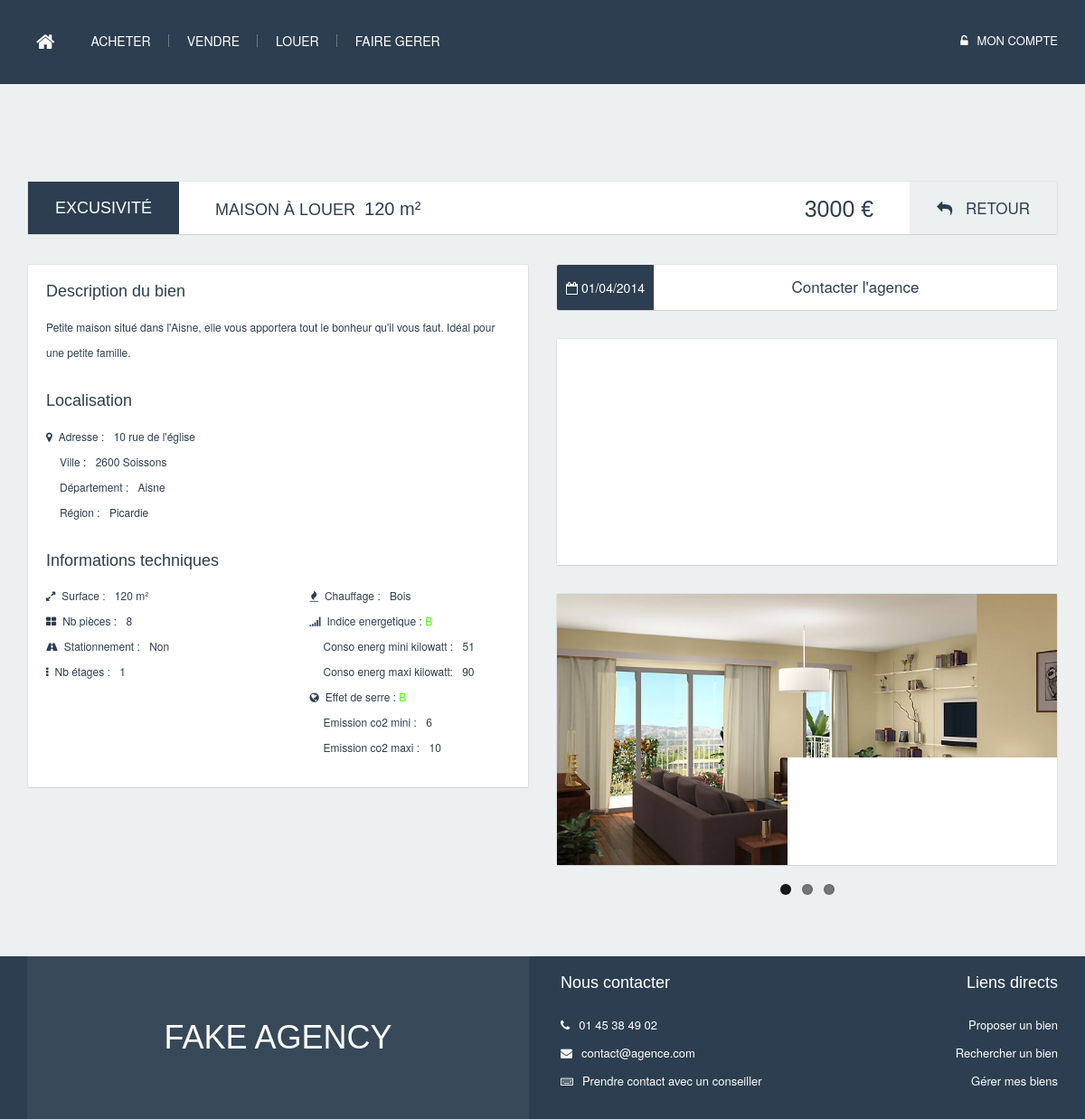
The app's page /visualisation_bien/bien.php?id_bien_immobilier=3, older data.
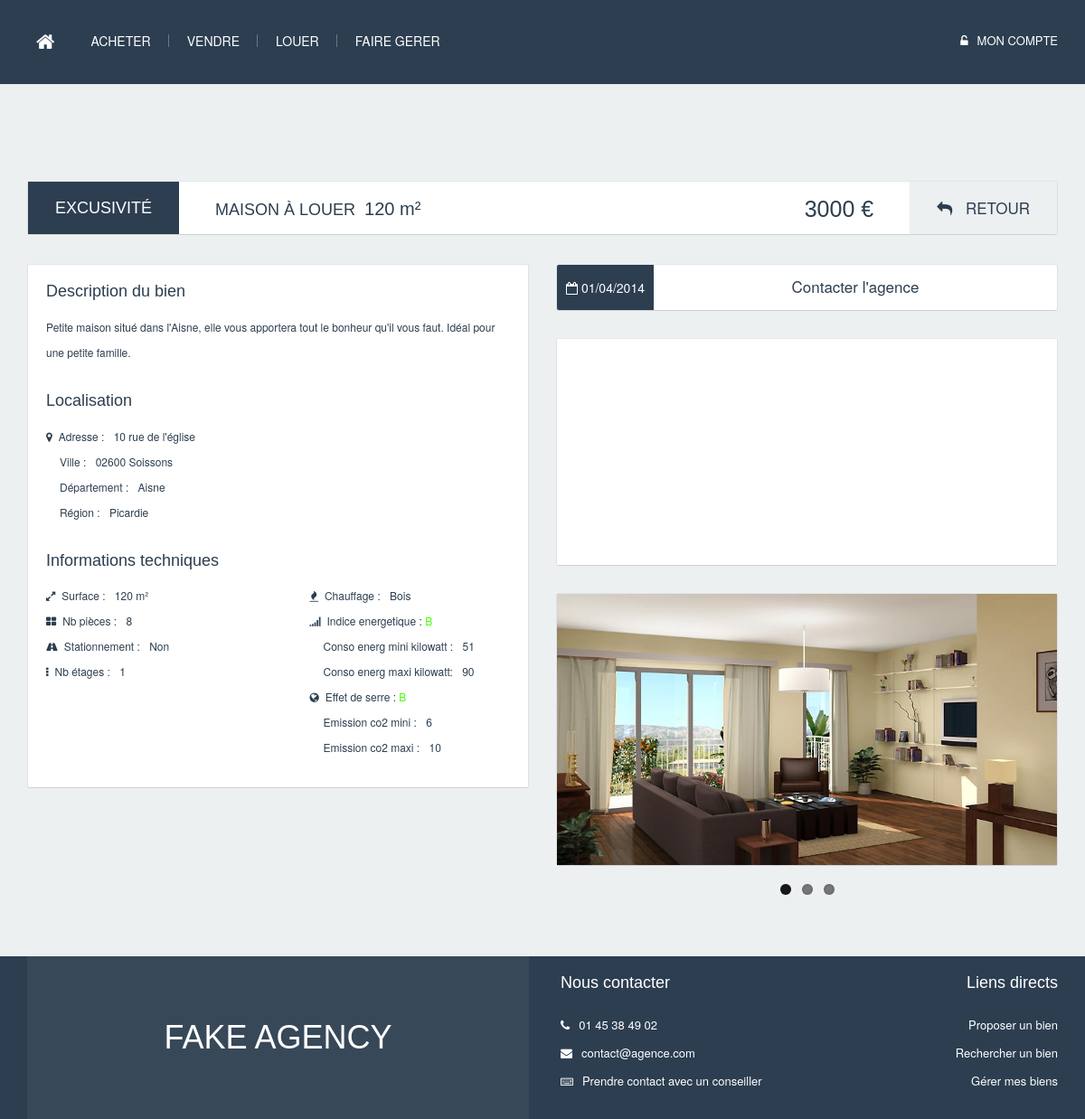
The same page, newer data.
### tables this page shows
CREATE TABLE Adresse(
        id_adresse     int (11) Auto_increment  NOT NULL ,
        code_postal    Varchar (25) ,
        ville          Varchar (255) ,
        rue            Varchar (255) ,
        numero_rue     Int ,
        id_departement Int ,
        PRIMARY KEY (id_adresse )
);

CREATE TABLE Departement(
        id_departement   int (11) Auto_increment  NOT NULL ,
        code_departement char (2) ,
        nom_departement  Varchar (255) ,
        id_region        Int ,
        PRIMARY KEY (id_departement )
);

CREATE TABLE Region(
        id_region  int (11) Auto_increment  NOT NULL ,
        nom_region Varchar (255) ,
        ville_chef Varchar (255) ,
        PRIMARY KEY (id_region )
);

### functions_php/settings/connexion.php (called while the page is built, shortened)
<?php
	final class myPDO{
		private static $mypdo 		= NULL;
		private static $user 		= NULL;
		private static $dsn 		= NULL;
		private static $password 	= NULL;
		private function __construct(){
			$this->pdo = new PDO(self::$dsn, self::$user, self::$password);
			$this->pdo->setAttribute(PDO::ATTR_ERRMODE, PDO::ERRMODE_EXCEPTION);
			$this->pdo->query("SET NAMES UTF8");
		}
		public static function getSingletonPDO(){
			if(is_null(self::$mypdo)){
				self::$mypdo = new myPDO();
			}
			return self::$mypdo->pdo;
		}
		public static function setOptionsDataBase($_dsn,$_user,$_password){
			self::$dsn = $_dsn;
			self::$user = $_user;
			self::$password=$_password;
		}
	}

### functions_php/recherche_biens/search.php (called while the page is built, shortened)
<?php
	require_once(dirname(__FILE__).'/../settings/connexion.php');
	require_once(dirname(__FILE__).'/getUtils.php');
	require_once(dirname(__FILE__).'/getInfos.php');
	function searchBase($opt=NULL){
		$query = <<<SQL
				SELECT DISTINCT
						bien_immobilier.id_bien_immobilier,
						bien_immobilier.prix,
						bien_immobilier.superficie,
						bien_immobilier.nb_pieces,
						bien_immobilier.descriptif,
						bien_immobilier.parking,
						bien_immobilier.nb_etages,
 						bien_immobilier.date_parution,
 						bien_immobilier.id_personne_locataire,
						appartement.etage,
						appartement.ascenseur,
						appartement.numero_appartement,
						maison.superficie_jardin
				FROM    bien_immobilier
						LEFT OUTER JOIN appartement  ON appartement.id_bien_immobilier = bien_immobilier.id_bien_immobilier
						LEFT OUTER JOIN maison    	 ON maison.id_bien_immobilier = bien_immobilier.id_bien_immobilier
						LEFT OUTER JOIN immeuble     ON immeuble.id_bien_immobilier = bien_immobilier.id_bien_immobilier
						LEFT OUTER JOIN garage    	 ON garage.id_bien_immobilier = bien_immobilier.id_bien_immobilier
				WHERE   1=1
SQL;
		if(empty($opt)){
			$query.=" AND bien_immobilier.id_personne_locataire IS NULL ";
		}
		elseif(!empty($opt['id_bien_immobilier']) && is_numeric($opt['id_bien_immobilier'])){
			$query.=" AND bien_immobilier.id_bien_immobilier = {$opt['id_bien_immobilier']} ";
			if(isset($opt['is_for_lambda']) && $opt['is_for_lambda'])
				$query.=' AND bien_immobilier.id_personne_locataire IS NULL';
		}
		elseif (isset($opt['id_personne_proprio']) && !empty($opt['id_personne_proprio'])) {
			$query.=" AND id_personne_proprio = {$opt['id_personne_proprio']} ORDER BY date_parution DESC";
		}
		elseif (isset($opt['id_personne_locataire']) && !empty($opt['id_personne_locataire'])) {
			$query.=" AND id_personne_locataire = {$opt['id_personne_locataire']} ";
		}
		elseif (isset($opt['id_personne_gest']) && !empty($opt['id_personne_gest'])) {
			$query.=" AND id_personne_gest = {$opt['id_personne_gest']} ";
		}
		$stmt = myPDO::getSingletonPDO()->query($query);
		$resultas = array();
		while($ligne = $stmt->fetch()){
			$ligne['infos_conso_energetique'] 	= getInfosConsoEnergetique($ligne['id_bien_immobilier']);
			$ligne['infos_gaz'] 				= getInfosGaz($ligne['id_bien_immobilier']);
			$ligne['infos_chauffage'] 			= getInfosChauffage($ligne['id_bien_immobilier']);
			$ligne['infos_adresse'] 			= getInfosAdresse($ligne['id_bien_immobilier']);
			$ligne['infos_chemins_photos']		= getInfosPhotos($ligne['id_bien_immobilier']);
			$ligne['info_type_achat_location']	= getInfosAchatLocation($ligne['id_bien_immobilier']);
			$ligne['info_type_bien']			= getTypeBien($ligne['id_bien_immobilier']);
			$ligne['infos_personne_gest']		= getInfosGestionnaire($ligne['id_bien_immobilier']);
			$resultas[]=$ligne;
		}
		return $resultas;
	}

### functions_php/recherche_biens/getInfos.php (called while the page is built, shortened)
<?php
	require_once(dirname(__FILE__).'/../settings/connexion.php');
	function getInfosChauffage($id_bien_immobilier){
		$infos_vides=array(	"id_type_chauffage"=>NULL,
							"nom_type_chauffage"=>NULL);
		if($id_bien_immobilier != NULL){
			$stmt = myPDO::getSingletonPDO()->query("SELECT * FROM type_chauffage WHERE id_type_chauffage =
														(SELECT id_type_chauffage FROM bien_immobilier WHERE id_bien_immobilier = $id_bien_immobilier)");
			$infos = $stmt->fetch();
			if($infos)
				return $infos;
		}
		return $infos_vides;
	}
	function getInfosAdresse($id_bien_immobilier){
		$infos_vides=array(	"id_adresse"=>NULL,
							"ville"=>NULL,
							"code_postal"=>NULL,
							"rue"=>NULL,
							"numero_rue"=>NULL,
							"code_departement"=>NULL,
							"nom_departement"=>NULL,
							"nom_region"=>NULL,
							"ville_chef"=>NULL);
		if($id_bien_immobilier != NULL){
			$query="SELECT adr.id_adresse AS id_adresse,
					adr.ville AS ville,
					adr.code_postal AS code_postal,
					adr.rue AS rue,
					adr.numero_rue AS numero_rue,
					dep.code_departement AS code_departement,
					dep.nom_departement AS nom_departement,
					reg.nom_region AS nom_region,
					reg.ville_chef AS ville_chef
			FROM adresse adr, departement dep, region reg
			WHERE 		id_adresse = (SELECT id_adresse FROM bien_immobilier WHERE id_bien_immobilier = $id_bien_immobilier)
																	   AND	adr.id_departement = dep.id_departement
																	   AND  dep.id_region = reg.id_region";
			$stmt = myPDO::getSingletonPDO()->query($query);
			$infos = $stmt->fetch();
			if($infos)
				return $infos;
		}
		return $infos_vides;
	}
	function getInfosGaz($id_bien_immobilier){
		$infos_vides=array(	"id_gaz"=>NULL,
							"nom_gaz"=>NULL,
							"emission_kilo_co2_an_mcarre_mini"=>NULL,
							"emission_kilo_co2_an_mcarre_maxi"=>NULL);
		if($id_bien_immobilier != NULL){
			$stmt = myPDO::getSingletonPDO()->query("SELECT * FROM gaz_a_effet_de_serre_classe WHERE id_gaz =
														(SELECT id_gaz FROM bien_immobilier WHERE id_bien_immobilier = $id_bien_immobilier)");
			$infos = $stmt->fetch();
			if($infos)
				return $infos;
		}
		return $infos_vides;
	}
	function getInfosConsoEnergetique($id_bien_immobilier){
		$infos_vides = array(	"id_consommation_energetique"=>NULL,
								"nom_consommation_energetique"=>NULL,
								"conso_kilowatt_an_mcarre_mini"=>NULL,
								"conso_kilowatt_an_mcarre_maxi"=>NULL);
		if($id_bien_immobilier != NULL){
			$stmt = myPDO::getSingletonPDO()->query("SELECT * FROM consommation_energetique_classe WHERE id_consommation_energetique =
														(SELECT id_consommation_energetique FROM bien_immobilier WHERE id_bien_immobilier = $id_bien_immobilier)");
			$infos = $stmt->fetch();
			if($infos)
				return $infos;
		}
		return $infos_vides;
	}
	function getInfosGestionnaire($id_bien_immobilier){
		$infos_vides = array(	"id_personne_gest"=>NULL,
								"nom_personne_gest"=>NULL,
								"prenom_personne_gest"=>NULL,
								"mail_personne_gest"=>NULL);
		if($id_bien_immobilier != NULL){
			$query="SELECT 	id_personne AS id_personne_gest,
							nom_personne AS nom_personne_gest,
							prenom_personne AS prenom_personne_gest,
							mail AS mail_personne_gest
					FROM personne
					WHERE id_personne = (SELECT id_personne_gest FROM bien_immobilier WHERE id_bien_immobilier = $id_bien_immobilier)";
			$stmt = myPDO::getSingletonPDO()->query($query);
			$infos = $stmt->fetch();
			if($infos)
				return $infos;
		}
		return $infos_vides;
	}
	function getInfosPhotos($id_bien_immobilier){
		$array_info = array();
		if($id_bien_immobilier != NULL){
			$query="SELECT chemin_photo
					FROM photo
					WHERE id_photo IN (SELECT DISTINCT id_photo FROM illustrer WHERE id_bien_immobilier = $id_bien_immobilier)";
			$stmt = myPDO::getSingletonPDO()->query($query);
		}
		return $array_info;
	}
	function getInfosAchatLocation($id_bien_immobilier){
		if($id_bien_immobilier != NULL){
			$stmt = myPDO::getSingletonPDO()->query("SELECT id_personne_proprio, id_agence_vendeur, id_agence_loueur FROM bien_immobilier WHERE id_bien_immobilier = $id_bien_immobilier");
			$infos = $stmt->fetch();
			if($infos['id_personne_proprio'] != NULL ||$infos['id_agence_loueur']!= NULL)
				return "Location";
		}
		return NULL;
	}

### functions_php/recherche_biens/getUtils.php (called while the page is built, shortened)
<?php
	require_once(dirname(__FILE__).'/../settings/connexion.php');
	function getTypeBien($id_bien_immobilier){
		$type = array(APPARTEMENT,MAISON,IMMEUBLE,GARAGE);
		foreach ($type as $value) {
			$stmt = myPDO::getSingletonPDO()->query("SELECT DISTINCT * FROM {$value} WHERE id_bien_immobilier = $id_bien_immobilier");
			$res = $stmt->fetch();
			if($res)
				return $value;
		}
		return NULL;
	}

### functions_php/visualisation_bien/affichage_result.php (the view, shortened to what the changed rows need)
<?php
	require_once(dirname(__FILE__).'/../recherche_biens/search.php');
	require_once(dirname(__FILE__).'/getUtils.php');
	function affichage_base_visu($id_bien_immobilier,$is_for_lambda){
		$link_retour = getPathRoot().'result.php';
		$res=searchBase(array('id_bien_immobilier'=>$id_bien_immobilier,'is_for_lambda'=>$is_for_lambda));
		$res = $res[0];
		$prix			= empty($res['prix']) 			? '': $res['prix'].' €';
		$descriptif 	= empty($res['descriptif']) 	? '...': $res['descriptif'];
		$surface 		= empty($res['superficie']) 	? '' : "<p><i class='fa fa-expand'></i><span>Surface :</span> {$res['superficie']} m&sup2;</p>";
		$jardin 		= empty($res['jardin']) 		? '' : "<p><i class='fa fa-picture-o'></i><span>Jardin :</span> {$res['jardin']} m&sup2;</p>";
		$nb_pieces 		= empty($res['nb_pieces'])		? '' : "<p><i class='fa fa-th-large'></i><span>Nb pièces :</span> {$res['nb_pieces']}</p>";
		$parking 		= !empty($res['parking']) && $res['parking']==1	? "<p><i class='fa fa-road'></i><span>Stationnement :</span> Non</p>" :"<p><i class='fa fa-road'></i><span>Stationnement :</span> Oui</p>";
		$nb_etages 		= empty($res['nb_etages'])		? '' : "<p><i class='fa fa-ellipsis-v'></i><span>Nb étages :</span> {$res['nb_etages']}</p>";
		$chauffage 		= empty($res['infos_chauffage']['nom_type_chauffage'])	? '' : "<p><i class='fa fa-fire'></i><span>Chauffage :</span> {$res['infos_chauffage']['nom_type_chauffage']} </p>";
		$type_bien 		= empty($res['info_type_bien']) ? '' : $res['info_type_bien'] ;
		$type_achat_location	= empty($res['info_type_achat_location']) ? '' : $res['info_type_achat_location'] ;
		$consommation_energetique ='';
		$gaz ='';
		$ascenseur ='';
		$adresse='';
		if(!empty($res['infos_conso_energetique']) && !empty($res['infos_conso_energetique']['id_consommation_energetique'])){
			$classe='indice_'.trim(strtoupper($res['infos_conso_energetique']['nom_consommation_energetique']));
			$consommation_energetique=<<<HTML
				<p><i class="fa fa-signal"></i>Indice energetique : <span class="$classe" >{$res['infos_conso_energetique']['nom_consommation_energetique']}</span></p>
				<p class="padleft35"><span>Conso energ mini kilowatt :</span> {$res['infos_conso_energetique']['conso_kilowatt_an_mcarre_mini']}</p>
				<p class="padleft35"><span>Conso energ maxi kilowatt:</span> {$res['infos_conso_energetique']['conso_kilowatt_an_mcarre_maxi']}</p>
HTML;
		}
		if(!empty($res['infos_gaz']) && !empty($res['infos_gaz']['id_gaz'])){
			$classe='indice_'.trim(strtoupper($res['infos_gaz']['nom_gaz']));
			$gaz=<<<HTML
				<p><i class="fa fa-globe"></i>Effet de serre :<span class="$classe"> {$res['infos_gaz']['nom_gaz']}</span></p>
				<p class="padleft35" ><span>Emission co2 mini :</span> {$res['infos_gaz']['emission_kilo_co2_an_mcarre_mini']}</p>
				<p class="padleft35"><span>Emission co2 maxi :</span> {$res['infos_gaz']['emission_kilo_co2_an_mcarre_maxi']}</p>
HTML;
		}
		if(!empty($res['infos_adresse']) && !empty($res['infos_adresse']['id_adresse'])){
			$adresse_rue='';
			$adresse_numero_rue='';
			$adresse_dep='';
			$adresse_region='';
			$adresse_code_postal='';
			$adresse_ville='';
			if(!empty($res['infos_adresse']['rue']))
				$adresse_rue=$res['infos_adresse']['rue'];
			if(!empty($res['infos_adresse']['numero_rue']))
				$adresse_numero_rue=$res['infos_adresse']['numero_rue'];
			if(!empty($res['infos_adresse']['nom_departement']))
				$adresse_dep=$res['infos_adresse']['nom_departement'];
			if(!empty($res['infos_adresse']['code_postal']))
				$adresse_code_postal=$res['infos_adresse']['code_postal'];
			if(!empty($res['infos_adresse']['ville']))
				$adresse_ville=$res['infos_adresse']['ville'];
			if(!empty($res['infos_adresse']['nom_region']))
				$adresse_region=$res['infos_adresse']['nom_region'];
			$adresse.=<<<HTML
				<p><i class="fa fa-map-marker"></i><span>Adresse :</span> $adresse_numero_rue $adresse_rue</p>
				<p class="padleft35"><span>Ville :</span> $adresse_code_postal <span id='ville_map'>$adresse_ville</span></p>
				<p class="padleft35"><span>Département :</span> $adresse_dep</p>
				<p class="padleft35"><span>Région :</span> $adresse_region</p>
HTML;
		}
		$phrase_type_bien_type_operation_superficie = '';
		if(!empty($type_bien))
			$phrase_type_bien_type_operation_superficie.=$type_bien." ";
		if(!empty($type_achat_location)){
			if(trim(strtolower($type_achat_location)) == 'location')
				$type_achat_location ='louer';
			else
				$type_achat_location ='acheter';
		}
			$phrase_type_bien_type_operation_superficie.='à '.$type_achat_location;
		if(!empty($res['superficie']))
			$phrase_type_bien_type_operation_superficie.=" <span>".$res['superficie']." m&sup2;</span>";
		$date_parution='';
		if(!empty($res['date_parution'])){
			$date_formated_base = getDateFormatedVisuBase($res['date_parution']);
			$date_formated_details = getDateFormatedVisuDetails($res['date_parution']);
			$date_parution = "<i class='fa fa-calendar-o'></i> {$date_formated_base} {$date_formated_details}";
		}
		$result_html=<<<HTML
		<section class="bg-grey first-section" >
			<div class="container margin60">
				<div class="row">
					<div class="col-md-12">
						<div class="bien-spe-title bg-white">
							<div class="bien-spe-title-alert">
								<h4>Excusivité</h4>
							</div>
							<h2>$phrase_type_bien_type_operation_superficie</h2>
							<div class="bien-spe-title-back">
								<a href="$link_retour"><i class="fa fa-reply"></i> Retour</a>
							</div>
							<h3>$prix</h3>
						</div>
					</div>
				</div>
			</div>
			<div class="container margin30">
				<div class="row">
					<div class="col-md-6">
						<div class="bien-spe-desc bg-white">
							<h4>Description du bien</h4>
							<p class="desc-p-bien"> $descriptif</p>
							<h4>Localisation</h4>
							$adresse
							<h4>Informations techniques</h4>
							<div class="row">
								<div class="col-md-6">
									$surface
									$jardin
									$nb_pieces
									$parking
									$nb_etages
									$ascenseur
								</div>
								<div class="col-md-6">
									$chauffage
									$consommation_energetique
									$gaz
								</div>
							</div>
						</div>
					</div>
					<div class="col-md-6">
						<div class="bien-spe-contact bg-white">
							<div class="bien-spe-desc-mel">$date_parution</div>
							<a href="mailto:contact@fakeagency.com">Contacter l'agence</a>
						</div>
						<div class="margin30 bg-white">
							<div id="map-canvas" style='height:250px'></div>
						</div>
						<div class="bien-spe-pic bg-white margin30">
							<div class="flexslider">
								<ul class="slides">
									<li>
										<img src="../img/biens/1.jpg" />
									</li>
									<li>
										<img src="../img/biens/2.jpg" />
									</li>
									<li>
										<img src="../img/biens/3.jpg" />
									</li>
								</ul>
							</div>
						</div>
					</div>
				</div>
			</div>
		</section>
HTML;
	return $result_html;
	}

Row changes from the older to the newer data that the page shows:
changed adresse "rue de l'église": code_postal "2600" → "02600"
